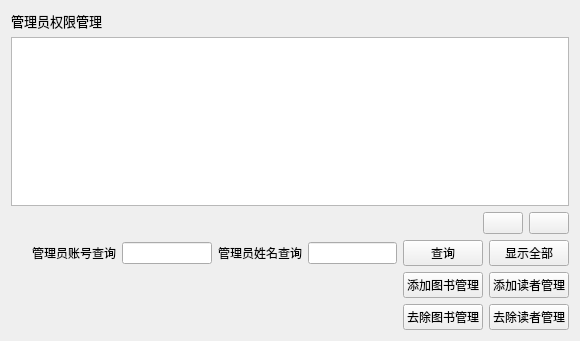
<?xml version="1.0" encoding="UTF-8"?>
<ui version="4.0">
 <class>AdminManageForm</class>
 <widget class="QWidget" name="AdminManageForm">
  <property name="geometry">
   <rect>
    <x>0</x>
    <y>0</y>
    <width>580</width>
    <height>341</height>
   </rect>
  </property>
  <property name="windowTitle">
   <string>Form</string>
  </property>
  <layout class="QVBoxLayout" name="verticalLayout">
   <item>
    <layout class="QHBoxLayout" name="horizontalLayout_4">
     <item>
      <widget class="QLabel" name="label_3">
       <property name="font">
        <font>
         <family>微软雅黑</family>
         <pointsize>10</pointsize>
        </font>
       </property>
       <property name="text">
        <string>管理员权限管理</string>
       </property>
      </widget>
     </item>
     <item>
      <spacer name="horizontalSpacer_4">
       <property name="orientation">
        <enum>Qt::Horizontal</enum>
       </property>
       <property name="sizeHint" stdset="0">
        <size>
         <width>40</width>
         <height>20</height>
        </size>
       </property>
      </spacer>
     </item>
    </layout>
   </item>
   <item>
    <widget class="QTableView" name="tv"/>
   </item>
   <item>
    <layout class="QVBoxLayout" name="verticalLayout_2">
     <item>
      <layout class="QHBoxLayout" name="horizontalLayout_5">
       <item>
        <spacer name="horizontalSpacer_5">
         <property name="orientation">
          <enum>Qt::Horizontal</enum>
         </property>
         <property name="sizeHint" stdset="0">
          <size>
           <width>40</width>
           <height>20</height>
          </size>
         </property>
        </spacer>
       </item>
       <item>
        <widget class="QPushButton" name="addAdminBtn">
         <property name="text">
          <string/>
         </property>
        </widget>
       </item>
       <item>
        <widget class="QPushButton" name="delAdminBtn">
         <property name="text">
          <string/>
         </property>
        </widget>
       </item>
      </layout>
     </item>
     <item>
      <layout class="QHBoxLayout" name="horizontalLayout">
       <item>
        <spacer name="horizontalSpacer_3">
         <property name="orientation">
          <enum>Qt::Horizontal</enum>
         </property>
         <property name="sizeHint" stdset="0">
          <size>
           <width>40</width>
           <height>20</height>
          </size>
         </property>
        </spacer>
       </item>
       <item>
        <widget class="QLabel" name="label">
         <property name="text">
          <string>管理员账号查询</string>
         </property>
        </widget>
       </item>
       <item>
        <widget class="QLineEdit" name="idEdit"/>
       </item>
       <item>
        <widget class="QLabel" name="label_2">
         <property name="text">
          <string>管理员姓名查询</string>
         </property>
        </widget>
       </item>
       <item>
        <widget class="QLineEdit" name="nameEdit"/>
       </item>
       <item>
        <widget class="QPushButton" name="searchBtn">
         <property name="text">
          <string>查询</string>
         </property>
        </widget>
       </item>
       <item>
        <widget class="QPushButton" name="showAllBtn">
         <property name="text">
          <string>显示全部</string>
         </property>
        </widget>
       </item>
      </layout>
     </item>
     <item>
      <layout class="QHBoxLayout" name="horizontalLayout_2">
       <item>
        <spacer name="horizontalSpacer">
         <property name="orientation">
          <enum>Qt::Horizontal</enum>
         </property>
         <property name="sizeHint" stdset="0">
          <size>
           <width>40</width>
           <height>20</height>
          </size>
         </property>
        </spacer>
       </item>
       <item>
        <widget class="QPushButton" name="addBookPermissionBtn">
         <property name="text">
          <string>添加图书管理</string>
         </property>
        </widget>
       </item>
       <item>
        <widget class="QPushButton" name="addReaderPermissionBtn">
         <property name="text">
          <string>添加读者管理</string>
         </property>
        </widget>
       </item>
      </layout>
     </item>
     <item>
      <layout class="QHBoxLayout" name="horizontalLayout_3">
       <item>
        <spacer name="horizontalSpacer_2">
         <property name="orientation">
          <enum>Qt::Horizontal</enum>
         </property>
         <property name="sizeHint" stdset="0">
          <size>
           <width>40</width>
           <height>20</height>
          </size>
         </property>
        </spacer>
       </item>
       <item>
        <widget class="QPushButton" name="delBookPermissionbtn">
         <property name="text">
          <string>去除图书管理</string>
         </property>
        </widget>
       </item>
       <item>
        <widget class="QPushButton" name="delReaderPermissionBtn">
         <property name="text">
          <string>去除读者管理</string>
         </property>
        </widget>
       </item>
      </layout>
     </item>
    </layout>
   </item>
  </layout>
 </widget>
 <resources/>
 <connections/>
</ui>
